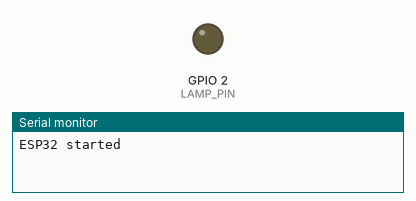
This program was run on a simulated ESP32. On the bench: output pins drawn as LEDs (lit = HIGH), the last lines printed to the serial monitor. WiFi joins after 1.5 s; servers stay silent unless stated; uploads are accepted with an empty reply; random numbers use the default seed unless the program sets one.

Above: at 0.6 s.
At 2.5 s:
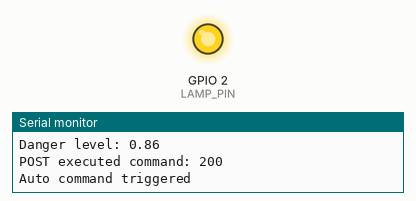
Timing chart, 0 to 4.4 s (numbered marks = the images above):
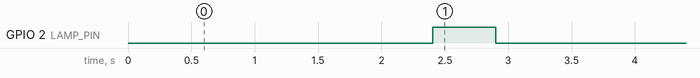

The program:

main.cpp
```cpp
#include <WiFi.h>
#include <HTTPClient.h>
#include <ArduinoJson.h>
#include "config.h"
#include "WiFiManager.h"
#include "SensorService.h"
#include "CustomHttpClient.h"
#include "CommandProcessor.h"

#define LAMP_PIN 2

void initLamp() {
  pinMode(LAMP_PIN, OUTPUT);
  digitalWrite(LAMP_PIN, LOW);
}

void lampOn() {
  digitalWrite(LAMP_PIN, HIGH);
}

void lampOff() {
  digitalWrite(LAMP_PIN, LOW);
}

void lampBlink(int durationMs = 2500) {
  lampOn();
  delay(durationMs);
  lampOff();
}

unsigned long lastSensor = 0;
unsigned long lastCommands = 0;

void setup() {
  Serial.begin(115200);
  delay(500);
  Serial.println("ESP32 started");

  initLamp();
  connectWiFi();
}

void loop() {
  Serial.println("Loop running...");
  unsigned long now = millis();

  if (now - lastSensor > SENSOR_INTERVAL_MS) {
    if (DEVICE_TYPE == DEVICE_HEATER) {
      SensorReading t = readTemperature();
      sendSensorData(t);

      float avg = getAverageTemperature();
      float danger = calculateDangerLevel(avg);

      Serial.println("Avg temp: " + String(avg));
      Serial.println("Danger level: " + String(danger));

      if (danger > 0.7f) {
        sendExecutedCommand(3, 3);
        Serial.println("Auto command triggered");
        lampBlink(500);
      }
    }

    if (DEVICE_TYPE == DEVICE_SENSOR) {
      sendSensorData(readPh());
      sendSensorData(readWaterLevel());
    }

    lastSensor = now;
  }

  if (now - lastCommands > COMMAND_INTERVAL_MS) {
    String cmds = fetchCommands();

    if (processCommands(cmds)) {
      lampBlink(300);
    }

    lastCommands = now;
  }

  delay(5000);
}
```

CommandProcessor.cpp
```cpp
#include "CommandProcessor.h"
#include "CustomHttpClient.h"
#include <ArduinoJson.h>

bool lampState = false;

bool processCommands(const String& json) {
  if (json.length() == 0) return false;

  StaticJsonDocument<512> doc;
  deserializeJson(doc, json);

  bool executed = false;

  for (JsonObject cmd : doc.as<JsonArray>()) {
    int commandType = cmd["commandType"];

    switch (commandType) {
      case 1:
        lampState = true;
        Serial.println("Turn ON");
        executed = true;
        break;
      case 2:
        lampState = false;
        Serial.println("Turn OFF");
        executed = true;
        break;
      case 3:
        Serial.println("SetValue executed");
        executed = true;
        break;
      case 4:
        Serial.println("Calibration done");
        executed = true;
        break;
    }

    sendExecutedCommand(commandType, 3);
  }

  return executed;
}
```

CommandProcessor.h
```cpp
#pragma once
#include <Arduino.h>

bool processCommands(const String& json);
```

CustomHttpClient.cpp
```cpp
#include "CustomHttpClient.h"
#include "config.h"
#include <HTTPClient.h>
#include <WiFiClientSecure.h>
#include <ArduinoJson.h>

void sendSensorData(const SensorReading& reading) {
  HTTPClient http;
  WiFiClientSecure client;
  client.setInsecure();

  String url = String(BASE_URL) + "/api/Device/" + DEVICE_ID + "/sensor-data";
  http.begin(client, url);
  http.addHeader("Content-Type", "application/json");

  StaticJsonDocument<128> doc;
  doc["Value"] = reading.value;
  doc["Unit"] = reading.unit;

  String body;
  serializeJson(doc, body);
  int code = http.POST(body);

  Serial.println("POST sensor data: " + String(code));

  http.end();
}

void sendExecutedCommand(int type, int status) {
  HTTPClient http;
  WiFiClientSecure client;
  client.setInsecure();

  String url = String(BASE_URL) + "/api/Device/" + DEVICE_ID + "/executed-commands";
  http.begin(client, url);
  http.addHeader("Content-Type", "application/json");
  http.addHeader("Accept", "application/json");

  StaticJsonDocument<128> doc;
  doc["CommandType"] = (type == 0) ? 3 : type;
  doc["CommandStatus"] = status;

  String body;
  serializeJson(doc, body);
  int code = http.POST(body);

  Serial.println("POST executed command: " + String(code));

  http.end();
}

String fetchCommands() {
  HTTPClient http;
  WiFiClientSecure client;
  client.setInsecure();

  String url = String(BASE_URL) + "/api/Device/executed-commands-by-device/" + DEVICE_ID;
  http.begin(client, url);
  int code = http.GET();
  Serial.println("GET commands code: " + String(code));

  String payload = "";
  if (code == 200) {
    payload = http.getString();
  }

  http.end();
  return payload;
}
```

CustomHttpClient.h
```cpp
#pragma once
#include "SensorService.h"

void sendSensorData(const SensorReading& reading);
void sendExecutedCommand(int type, int status);
String fetchCommands();
```

SensorService.cpp
```cpp
#include "SensorService.h"

static float tempBuffer[TEMP_AVG_WINDOW];
static int tempIndex = 0;
static bool bufferFilled = false;

SensorReading readTemperature() {
  const float MIN_TEMP = 20.0f;
  const float MAX_TEMP = 28.0f;
  float temp = random(MIN_TEMP * 10, MAX_TEMP * 10) / 10.0f;

  tempBuffer[tempIndex++] = temp;
  if (tempIndex >= TEMP_AVG_WINDOW) {
    tempIndex = 0;
    bufferFilled = true;
  }

  return { temp, "C" };
}

float getAverageTemperature() {
  int count = bufferFilled ? TEMP_AVG_WINDOW : tempIndex;
  if (count == 0) return 0;

  float sum = 0;
  for (int i = 0; i < count; i++) {
    sum += tempBuffer[i];
  }
  return sum / count;
}

float calculateDangerLevel(float avgTemp) {
  float diff = abs(avgTemp - OPTIMAL_TEMP);
  float level = diff / MAX_TEMP_DEVIATION;
  return constrain(level, 0.0f, 1.0f);
}

SensorReading readPh() {
  return { random(65, 75) / 10.0f, "pH" };
}

SensorReading readWaterLevel() {
  return { random(0, 100), "%" };
}
```

SensorService.h
```cpp
#pragma once
#include <Arduino.h>
#include "config.h"

struct SensorReading {
  float value;
  const char* unit;
};

SensorReading readTemperature();
float getAverageTemperature();
float calculateDangerLevel(float avgTemp);
SensorReading readPh();
SensorReading readWaterLevel();
```

WiFiManager.cpp
```cpp
#include <WiFi.h>
#include "config.h"

void connectWiFi() {
  WiFi.begin(WIFI_SSID, WIFI_PASSWORD);
  while (WiFi.status() != WL_CONNECTED) {
    delay(500);
    Serial.print(".");
  }
  Serial.println("\nWiFi connected");
}
```

WiFiManager.h
```cpp
#pragma once
void connectWiFi();
```

config.h
```cpp
#pragma once

#define WIFI_SSID "Wokwi-GUEST"
#define WIFI_PASSWORD ""

#define BASE_URL "https://cleanarium-g8d5eudwdna4gga6.westeurope-01.azurewebsites.net"
#define DEVICE_ID 1

enum DeviceType {
  DEVICE_HEATER = 1,
  DEVICE_LAMP = 2,
  DEVICE_SENSOR = 3
};

#define DEVICE_TYPE 1

#define SENSOR_INTERVAL_MS   300
#define COMMAND_INTERVAL_MS  15000

#define OPTIMAL_TEMP 25.0f
#define MAX_TEMP_DEVIATION 5.0f
#define TEMP_AVG_WINDOW 5
```

Measured:
- by itself, GPIO 2 (LAMP_PIN): LOW → HIGH at 2.4 s, → LOW 0.50 s later
